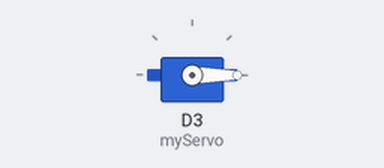
A sketch run on a simulated ESP8266 (NodeMCU). Shown: servo.

Above: at 0.05 s.
At 3.0 s:
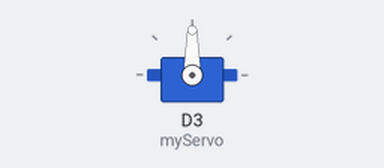
Timing chart, 0 to 6.9 s (numbered marks = the images above):
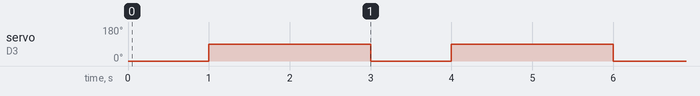

The sketch:

ServoMotor.ino
```cpp
// C++ code
//
#include <Servo.h>

Servo myServo;
void setup()
{
  myServo.attach(D3);
  //myServo.write(90);
}

void loop()
{
  myServo.write(0);
  delay(1000);
   // Wait for 1000 millisecond(s)
  myServo.write(90);
  delay(2000);
   // Wait for 1000 millisecond(s)
}
```

Measured:
- by itself, servo on D3 (myServo): alternates 90° for 2.0 s and 0° for 1.0 s
